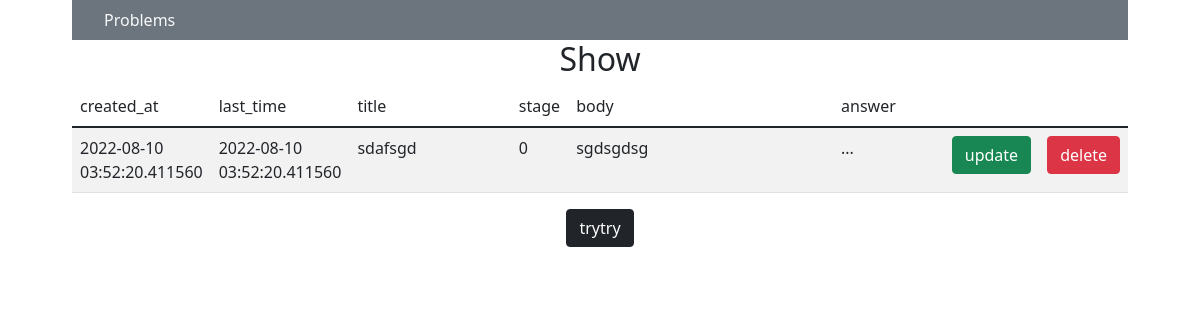
The page /7/5 (signed in) on the database as committed earlier.
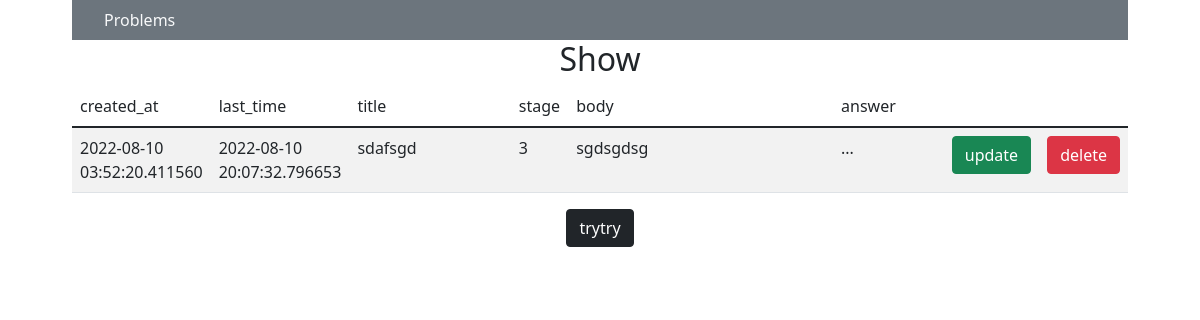
The same page on the database as committed later.
### app.py (models this page shows)
class Problem(db.Model):
    id = db.Column(db.Integer, primary_key=True)
    user_id = db.Column(db.Integer, db.ForeignKey('user.id'), nullable=False)
    title = db.Column(db.String(50), nullable=False)
    body = db.Column(db.String(500), nullable=False)
    answer = db.Column(db.String(500), nullable=False)
    stage = db.Column(db.Integer, default=0)
    last_time = db.Column(db.DateTime, nullable=False,
                          default=datetime.datetime.now(pytz.timezone('Asia/Tokyo')))
    created_at = db.Column(db.DateTime, nullable=False,
                           default=datetime.datetime.now(pytz.timezone('Asia/Tokyo')))

### app.py (the view)
@app.route('/<int:user_id>/<int:problem_id>', methods=["GET"])
@login_required
def show(user_id, problem_id):
    problem = Problem.query.get(problem_id)
    user = current_user
    return render_template("show.html", problem=problem, user=user)

### app.py (called while the page is built)
@login_manager.user_loader
def load_user(user_id):
    return User.query.get(int(user_id))

### templates/show.html (shortened to what this page needs)
{% extends "layout.html" %}
{% block main%}
<h2>Show</h2>
    <table class="table table-striped text-start">
        <thead>
            <tr>
                <td style="width: 5%">created_at</td>
                <td style="width: 5%">last_time</td>
                <td style="width: 25%">title</td>
                <td style="width: 5%">stage</td>
                <td style="width: 45%">body</td>
                <td style="width: 55%">answer</td>
                <td style="width: 5%"></td>
                <td style="width: 5%"></td>
            </tr>
        </thead>
        <tbody>
            <tr>
                <td>{{ problem.created_at }}</td>
                <td>{{ problem.last_time }}</td>
                <td>{{ problem.title }}</td>
                <td>{{ problem.stage }}</td>
                <td>{{ problem.body }}</td>
                <td>...</td>
                <td><a class="btn btn-success" href="/{{ user.id }}/{{ problem.id }}/update">update</a></td>
                <td><a class="btn btn-danger" href="/{{ user.id }}/{{ problem.id }}/delete">delete</a></td>
            </tr>
        </tbody>
    </table>
    <a class="btn btn-dark" href="/{{ user.id }}/{{ problem.id }}/trytry">trytry</a>
{% endblock %}

Rows that differ between the two databases and show on the page:
changed Problem "sdafsgd": last_time "2022-08-10 03:52:20.411560" → "2022-08-10 20:07:32.796653"; stage "0" → "3"
